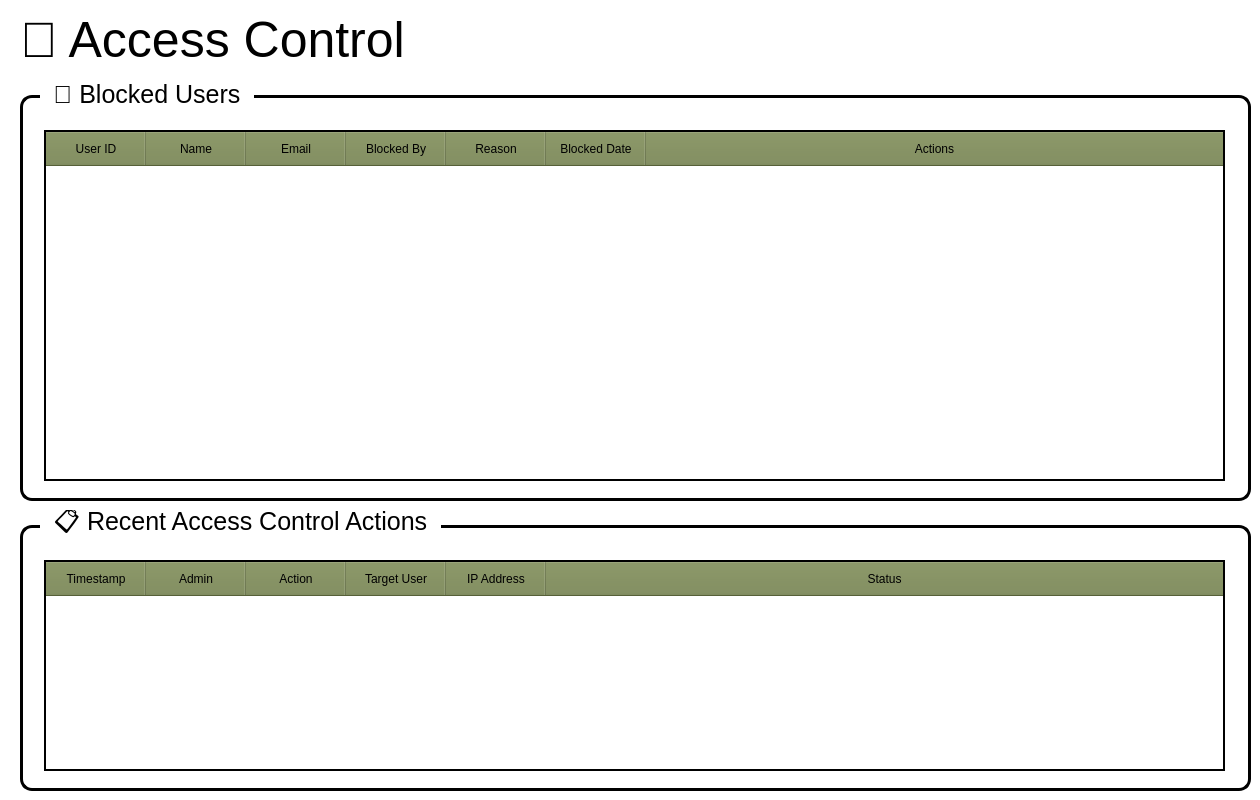
    <widget class="QWidget" name="accessControlPage">
     <property name="styleSheet">
      <string notr="true">QWidget { background-color: transparent; }</string>
     </property>
     <widget class="QLabel" name="accessControlTitleLabel">
      <property name="geometry">
       <rect>
        <x>20</x>
        <y>9</y>
        <width>500</width>
        <height>61</height>
       </rect>
      </property>
      <property name="styleSheet">
       <string notr="true">QLabel {
	background: transparent;
	border: none;
	font: 700 9pt &quot;Script MT Bold&quot;;
	font-size: 50px;
	color: rgb(0, 0, 0);
}</string>
      </property>
      <property name="text">
       <string>🔐 Access Control</string>
      </property>
     </widget>
     <widget class="QGroupBox" name="groupBox_4">
      <property name="geometry">
       <rect>
        <x>20</x>
        <y>80</y>
        <width>1231</width>
        <height>421</height>
       </rect>
      </property>
      <property name="styleSheet">
       <string notr="true">QGroupBox {
    font: 700 13pt &quot;Script MT Bold&quot;;
    font-size: 25px;
    color: rgb(0, 0, 0);
    border: 3px solid black;
    border-radius: 12px;
    margin-top: 15px;
    padding-top: 10px;
}

QGroupBox::title {
    subcontrol-origin: margin;
    left: 20px;
    padding: 0 10px;
}</string>
      </property>
      <property name="title">
       <string>🚫 Blocked Users</string>
      </property>
      <widget class="QTableWidget" name="blockedUsersTable">
       <property name="geometry">
        <rect>
         <x>24</x>
         <y>50</y>
         <width>1181</width>
         <height>351</height>
        </rect>
       </property>
       <property name="styleSheet">
        <string notr="true">QTableWidget {
font: 700 11pt &quot;Script MT Bold&quot;;
gridline-color: black;
border: 2px solid black;
}
QHeaderView::section {
font: 700 12pt &quot;Script MT&quot;;
    background-color: rgb(120, 135, 79);
padding: 8px;
color: black;
}</string>
       </property>
       <property name="selectionBehavior">
        <enum>QAbstractItemView::SelectionBehavior::SelectRows</enum>
       </property>
       <attribute name="horizontalHeaderStretchLastSection">
        <bool>true</bool>
       </attribute>
       <column>
        <property name="text">
         <string>User ID</string>
        </property>
       </column>
       <column>
        <property name="text">
         <string>Name</string>
        </property>
       </column>
       <column>
        <property name="text">
         <string>Email</string>
        </property>
       </column>
       <column>
        <property name="text">
         <string>Blocked By</string>
        </property>
       </column>
       <column>
        <property name="text">
         <string>Reason</string>
        </property>
       </column>
       <column>
        <property name="text">
         <string>Blocked Date</string>
        </property>
       </column>
       <column>
        <property name="text">
         <string>Actions</string>
        </property>
       </column>
      </widget>
     </widget>
     <widget class="QGroupBox" name="groupBox_2">
      <property name="geometry">
       <rect>
        <x>20</x>
        <y>510</y>
        <width>1231</width>
        <height>281</height>
       </rect>
      </property>
      <property name="styleSheet">
       <string notr="true">QGroupBox {
    font: 700 13pt &quot;Script MT Bold&quot;;
    font-size: 25px;
    color: rgb(0, 0, 0);
    border: 3px solid black;
    border-radius: 12px;
    margin-top: 15px;
    padding-top: 10px;
}

QGroupBox::title {
    subcontrol-origin: margin;
    left: 20px;
    padding: 0 10px;
}</string>
      </property>
      <property name="title">
       <string>📋 Recent Access Control Actions</string>
      </property>
      <widget class="QTableWidget" name="accessLogTable">
       <property name="geometry">
        <rect>
         <x>24</x>
         <y>50</y>
         <width>1181</width>
         <height>211</height>
        </rect>
       </property>
       <property name="styleSheet">
        <string notr="true">QTableWidget {
font: 700 11pt &quot;Script MT Bold&quot;;
gridline-color: black;
border: 2px solid black;
}
QHeaderView::section {
font: 700 12pt &quot;Script MT&quot;;
    background-color: rgb(120, 135, 79);
padding: 8px;
color: black;
}</string>
       </property>
       <attribute name="horizontalHeaderStretchLastSection">
        <bool>true</bool>
       </attribute>
       <column>
        <property name="text">
         <string>Timestamp</string>
        </property>
       </column>
       <column>
        <property name="text">
         <string>Admin</string>
        </property>
       </column>
       <column>
        <property name="text">
         <string>Action</string>
        </property>
       </column>
       <column>
        <property name="text">
         <string>Target User</string>
        </property>
       </column>
       <column>
        <property name="text">
         <string>IP Address</string>
        </property>
       </column>
       <column>
        <property name="text">
         <string>Status</string>
        </property>
       </column>
      </widget>
     </widget>
    </widget>
